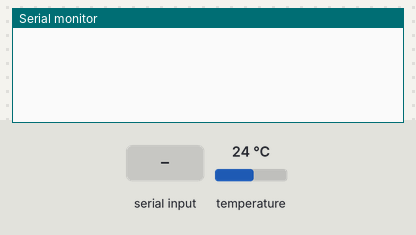
The sketch below on a simulated Arduino Uno, built with avr-gcc and run on an emulated ATmega328P. Shown: the last lines printed to the serial monitor. The test bench sets the inputs (shaded band); at power-on: temperature 24 °C.

Above: at 1.5 s.
1.6 s: "sendData\n" received over the second serial link
At 1.9 s:
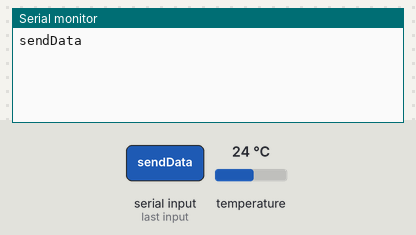
3.1 s: "1\n" received over the second serial link
At 4.3 s:
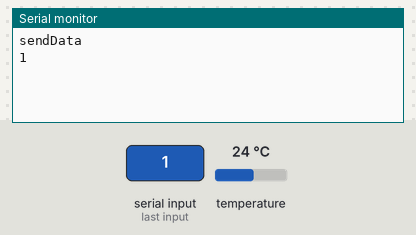

Measured:
- after the input at 1.6 s, the serial monitor: prints a new line at once (image 1)
- after the input at 3.1 s, the serial monitor: prints a new line at once (image 2)

The sketch:

node1.ino
```cpp
#include <OneWire.h>
#include <DallasTemperature.h>
// Data wire is plugged into port 2 on the Arduino
#define ONE_WIRE_BUS A0
#define TEMPERATURE_PRECISION 9 // Lower resolution
// Setup a oneWire instance to communicate with any OneWire devices (not just Maxim/Dallas temperature ICs)
OneWire oneWire(ONE_WIRE_BUS);
// Pass our oneWire reference to Dallas Temperature.
DallasTemperature sensors(&oneWire);
int numberOfDevices; // Number of temperature devices found
DeviceAddress tempDeviceAddress; // We'll use this variable to store a found device address
#include <SoftwareSerial.h>
SoftwareSerial XBee(2, 3); // RX, TX
void setup() {
  // put your setup code here, to run once:
  XBee.begin(9600);
  Serial.begin(9600);

   // Start up the library
  sensors.begin();

  // Grab a count of devices on the wire
  numberOfDevices = sensors.getDeviceCount();
  sensors.getAddress(tempDeviceAddress, 0);
}
void loop() {
  sensors.requestTemperatures(); // Send the command to get temperatures

  float tempC = sensors.getTempC(tempDeviceAddress);

  String message = "";
  message = XBee.readStringUntil('\n');
  Serial.println(message);

  //Serial.print(tempC);
  XBee.flush();
  if(message == "sendData"){
    delay(25);
    XBee.print(tempC);
    XBee.write(":1\n");
    //Serial.println(tempC);
  XBee.flush();
  }
}
```
